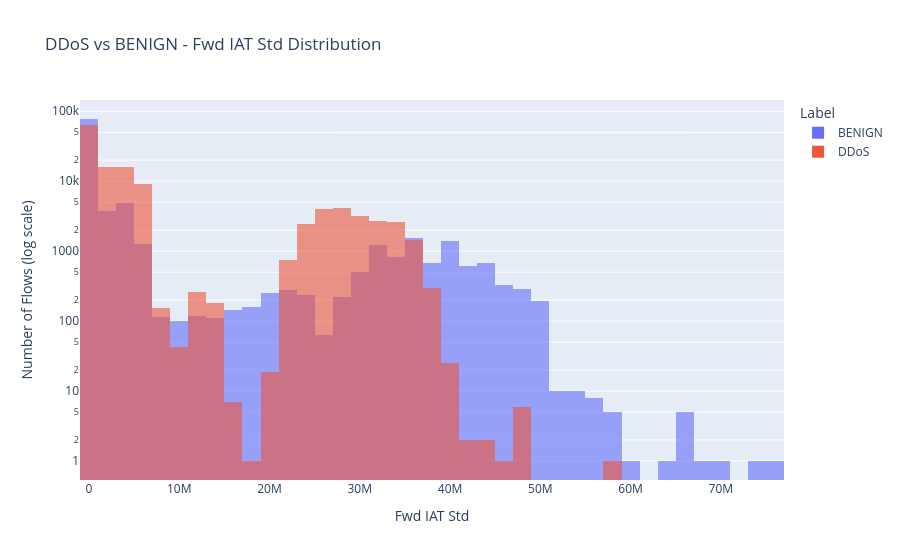

Write notebook code for a chart like this one.
### Markdown cell above
## PLot 3 :Fwd IAT Std distribution

### Code cell
import plotly.express as px

fig = px.histogram(df_DDos_clean, x='Fwd IAT Std', color='Label', 
                    nbins=50, log_y=True, barmode='overlay', opacity=0.6,
                    title='DDoS vs BENIGN - Fwd IAT Std Distribution')
fig.update_layout(xaxis_title='Fwd IAT Std', yaxis_title='Number of Flows (log scale)')
fig.show()

### Figure 1 — Plotly figure (JSON) as saved in the notebook; plotly's stock layout.template omitted (floating-point values rounded to 4 significant figures; data arrays with more than 128 entries replaced by an {"elided": "..."} marker saying what was removed)
{"data": [{"bingroup": "x", "hovertemplate": "Label=BENIGN<br>Fwd IAT Std=%{x}<br>count=%{y}<extra></extra>", "legendgroup": "BENIGN", "marker": {"color": "#636efa", "opacity": 0.6, "pattern": {"shape": ""}}, "name": "BENIGN", "nbinsx": 50, "orientation": "v", "showlegend": true, "type": "histogram", "x": {"elided": "97568 float values"}, "xaxis": "x", "yaxis": "y"}, {"bingroup": "x", "hovertemplate": "Label=DDoS<br>Fwd IAT Std=%{x}<br>count=%{y}<extra></extra>", "legendgroup": "DDoS", "marker": {"color": "#EF553B", "opacity": 0.6, "pattern": {"shape": ""}}, "name": "DDoS", "nbinsx": 50, "orientation": "v", "showlegend": true, "type": "histogram", "x": {"elided": "128006 float values"}, "xaxis": "x", "yaxis": "y"}], "layout": {"barmode": "overlay", "legend": {"title": {"text": "Label"}, "tracegroupgap": 0}, "title": {"text": "DDoS vs BENIGN - Fwd IAT Std Distribution"}, "xaxis": {"anchor": "y", "domain": [0, 1], "title": {"text": "Fwd IAT Std"}}, "yaxis": {"anchor": "x", "domain": [0, 1], "title": {"text": "Number of Flows (log scale)"}, "type": "log"}}}
